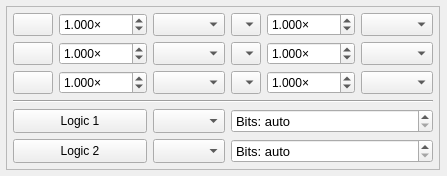
          <widget class="QWidget" name="Math">
           <attribute name="icon">
            <iconset resource="../../resources.qrc">
             <normaloff>:/images/icons/mathLogic.png</normaloff>:/images/icons/mathLogic.png</iconset>
           </attribute>
           <attribute name="title">
            <string/>
           </attribute>
           <layout class="QHBoxLayout" name="horizontalLayout_26" stretch="1,1000">
            <property name="leftMargin">
             <number>6</number>
            </property>
            <property name="topMargin">
             <number>6</number>
            </property>
            <property name="rightMargin">
             <number>6</number>
            </property>
            <property name="bottomMargin">
             <number>6</number>
            </property>
            <item>
             <widget class="QFrame" name="frame_13">
              <property name="frameShape">
               <enum>QFrame::StyledPanel</enum>
              </property>
              <property name="frameShadow">
               <enum>QFrame::Plain</enum>
              </property>
              <layout class="QVBoxLayout" name="verticalLayout_11">
               <property name="leftMargin">
                <number>6</number>
               </property>
               <property name="topMargin">
                <number>6</number>
               </property>
               <property name="rightMargin">
                <number>6</number>
               </property>
               <property name="bottomMargin">
                <number>6</number>
               </property>
               <item>
                <layout class="QGridLayout" name="gridLayout_10">
                 <item row="5" column="2">
                  <widget class="QComboBox" name="comboBoxLogic2">
                   <property name="sizePolicy">
                    <sizepolicy hsizetype="Preferred" vsizetype="Preferred">
                     <horstretch>0</horstretch>
                     <verstretch>0</verstretch>
                    </sizepolicy>
                   </property>
                   <property name="maxVisibleItems">
                    <number>1000</number>
                   </property>
                   <property name="sizeAdjustPolicy">
                    <enum>QComboBox::AdjustToContents</enum>
                   </property>
                  </widget>
                 </item>
                 <item row="4" column="3" colspan="3">
                  <widget class="QSpinBox" name="spinBoxLog1bits">
                   <property name="sizePolicy">
                    <sizepolicy hsizetype="Preferred" vsizetype="Preferred">
                     <horstretch>0</horstretch>
                     <verstretch>0</verstretch>
                    </sizepolicy>
                   </property>
                   <property name="font">
                    <font>
                     <pointsize>10</pointsize>
                    </font>
                   </property>
                   <property name="toolTip">
                    <string>&lt;html&gt;&lt;head/&gt;&lt;body&gt;&lt;p&gt;Number of bits shown (from least significant), auto means same as data type (for example 16 bits for U2).&lt;/p&gt;&lt;/body&gt;&lt;/html&gt;</string>
                   </property>
                   <property name="alignment">
                    <set>Qt::AlignLeading|Qt::AlignLeft|Qt::AlignVCenter</set>
                   </property>
                   <property name="specialValueText">
                    <string>Bits: auto</string>
                   </property>
                   <property name="suffix">
                    <string/>
                   </property>
                   <property name="prefix">
                    <string>Bits: </string>
                   </property>
                   <property name="maximum">
                    <number>32</number>
                   </property>
                  </widget>
                 </item>
                 <item row="5" column="0" colspan="2">
                  <widget class="QPushButton" name="pushButtonLog2">
                   <property name="sizePolicy">
                    <sizepolicy hsizetype="Preferred" vsizetype="Preferred">
                     <horstretch>0</horstretch>
                     <verstretch>0</verstretch>
                    </sizepolicy>
                   </property>
                   <property name="layoutDirection">
                    <enum>Qt::LeftToRight</enum>
                   </property>
                   <property name="text">
                    <string>Logic 2</string>
                   </property>
                   <property name="icon">
                    <iconset resource="../../resources.qrc">
                     <normaloff>:/images/icons/logicConvert.png</normaloff>:/images/icons/logicConvert.png</iconset>
                   </property>
                   <property name="iconSize">
                    <size>
                     <width>40</width>
                     <height>20</height>
                    </size>
                   </property>
                   <property name="checkable">
                    <bool>true</bool>
                   </property>
                  </widget>
                 </item>
                 <item row="2" column="0">
                  <widget class="QPushButton" name="pushButtonMath3">
                   <property name="sizePolicy">
                    <sizepolicy hsizetype="Preferred" vsizetype="Preferred">
                     <horstretch>0</horstretch>
                     <verstretch>0</verstretch>
                    </sizepolicy>
                   </property>
                   <property name="text">
                    <string/>
                   </property>
                   <property name="icon">
                    <iconset resource="../../resources.qrc">
                     <normaloff>:/images/icons/math.png</normaloff>:/images/icons/math.png</iconset>
                   </property>
                   <property name="checkable">
                    <bool>true</bool>
                   </property>
                  </widget>
                 </item>
                 <item row="2" column="3">
                  <widget class="QComboBox" name="comboBoxMath3Op">
                   <property name="sizePolicy">
                    <sizepolicy hsizetype="Preferred" vsizetype="Preferred">
                     <horstretch>0</horstretch>
                     <verstretch>0</verstretch>
                    </sizepolicy>
                   </property>
                   <property name="maximumSize">
                    <size>
                     <width>16777215</width>
                     <height>16777215</height>
                    </size>
                   </property>
                   <property name="currentText">
                    <string notr="true"/>
                   </property>
                   <property name="currentIndex">
                    <number>0</number>
                   </property>
                   <property name="sizeAdjustPolicy">
                    <enum>QComboBox::AdjustToContentsOnFirstShow</enum>
                   </property>
                   <property name="minimumContentsLength">
                    <number>0</number>
                   </property>
                   <item>
                    <property name="text">
                     <string/>
                    </property>
                    <property name="icon">
                     <iconset resource="../../resources.qrc">
                      <normaloff>:/images/icons/plus.png</normaloff>:/images/icons/plus.png</iconset>
                    </property>
                   </item>
                   <item>
                    <property name="text">
                     <string/>
                    </property>
                    <property name="icon">
                     <iconset resource="../../resources.qrc">
                      <normaloff>:/images/icons/minus.png</normaloff>:/images/icons/minus.png</iconset>
                    </property>
                   </item>
                   <item>
                    <property name="text">
                     <string/>
                    </property>
                    <property name="icon">
                     <iconset resource="../../resources.qrc">
                      <normaloff>:/images/icons/multiply.png</normaloff>:/images/icons/multiply.png</iconset>
                    </property>
                   </item>
                   <item>
                    <property name="text">
                     <string/>
                    </property>
                    <property name="icon">
                     <iconset resource="../../resources.qrc">
                      <normaloff>:/images/icons/divide.png</normaloff>:/images/icons/divide.png</iconset>
                    </property>
                   </item>
                  </widget>
                 </item>
                 <item row="5" column="3" colspan="3">
                  <widget class="QSpinBox" name="spinBoxLog2bits">
                   <property name="sizePolicy">
                    <sizepolicy hsizetype="Preferred" vsizetype="Preferred">
                     <horstretch>0</horstretch>
                     <verstretch>0</verstretch>
                    </sizepolicy>
                   </property>
                   <property name="font">
                    <font>
                     <pointsize>10</pointsize>
                    </font>
                   </property>
                   <property name="toolTip">
                    <string>&lt;html&gt;&lt;head/&gt;&lt;body&gt;&lt;p&gt;Number of bits shown (from least significant), auto means same as data type (for example 16 bits for U2).&lt;/p&gt;&lt;/body&gt;&lt;/html&gt;</string>
                   </property>
                   <property name="alignment">
                    <set>Qt::AlignLeading|Qt::AlignLeft|Qt::AlignVCenter</set>
                   </property>
                   <property name="specialValueText">
                    <string>Bits: auto</string>
                   </property>
                   <property name="suffix">
                    <string/>
                   </property>
                   <property name="prefix">
                    <string>Bits: </string>
                   </property>
                   <property name="maximum">
                    <number>32</number>
                   </property>
                  </widget>
                 </item>
                 <item row="0" column="0">
                  <widget class="QPushButton" name="pushButtonMath1">
                   <property name="sizePolicy">
                    <sizepolicy hsizetype="Preferred" vsizetype="Preferred">
                     <horstretch>0</horstretch>
                     <verstretch>0</verstretch>
                    </sizepolicy>
                   </property>
                   <property name="text">
                    <string/>
                   </property>
                   <property name="icon">
                    <iconset resource="../../resources.qrc">
                     <normaloff>:/images/icons/math.png</normaloff>:/images/icons/math.png</iconset>
                   </property>
                   <property name="checkable">
                    <bool>true</bool>
                   </property>
                  </widget>
                 </item>
                 <item row="0" column="2">
                  <widget class="QComboBox" name="comboBoxMathFirst1">
                   <property name="sizePolicy">
                    <sizepolicy hsizetype="Preferred" vsizetype="Preferred">
                     <horstretch>0</horstretch>
                     <verstretch>0</verstretch>
                    </sizepolicy>
                   </property>
                   <property name="maxVisibleItems">
                    <number>1000</number>
                   </property>
                   <property name="sizeAdjustPolicy">
                    <enum>QComboBox::AdjustToContents</enum>
                   </property>
                  </widget>
                 </item>
                 <item row="1" column="1">
                  <widget class="QDoubleSpinBox" name="doubleSpinBoxMathScalar1_2">
                   <property name="sizePolicy">
                    <sizepolicy hsizetype="Minimum" vsizetype="Preferred">
                     <horstretch>0</horstretch>
                     <verstretch>0</verstretch>
                    </sizepolicy>
                   </property>
                   <property name="suffix">
                    <string>×</string>
                   </property>
                   <property name="decimals">
                    <number>3</number>
                   </property>
                   <property name="minimum">
                    <double>-1000.000000000000000</double>
                   </property>
                   <property name="maximum">
                    <double>1000.000000000000000</double>
                   </property>
                   <property name="value">
                    <double>1.000000000000000</double>
                   </property>
                  </widget>
                 </item>
                 <item row="1" column="5">
                  <widget class="QComboBox" name="comboBoxMathSecond2">
                   <property name="sizePolicy">
                    <sizepolicy hsizetype="Preferred" vsizetype="Preferred">
                     <horstretch>0</horstretch>
                     <verstretch>0</verstretch>
                    </sizepolicy>
                   </property>
                   <property name="maxVisibleItems">
                    <number>1000</number>
                   </property>
                   <property name="sizeAdjustPolicy">
                    <enum>QComboBox::AdjustToContents</enum>
                   </property>
                  </widget>
                 </item>
                 <item row="2" column="5">
                  <widget class="QComboBox" name="comboBoxMathSecond3">
                   <property name="sizePolicy">
                    <sizepolicy hsizetype="Preferred" vsizetype="Preferred">
                     <horstretch>0</horstretch>
                     <verstretch>0</verstretch>
                    </sizepolicy>
                   </property>
                   <property name="maxVisibleItems">
                    <number>1000</number>
                   </property>
                   <property name="sizeAdjustPolicy">
                    <enum>QComboBox::AdjustToContents</enum>
                   </property>
                  </widget>
                 </item>
                 <item row="1" column="2">
                  <widget class="QComboBox" name="comboBoxMathFirst2">
                   <property name="sizePolicy">
                    <sizepolicy hsizetype="Preferred" vsizetype="Preferred">
                     <horstretch>0</horstretch>
                     <verstretch>0</verstretch>
                    </sizepolicy>
                   </property>
                   <property name="maxVisibleItems">
                    <number>1000</number>
                   </property>
                   <property name="sizeAdjustPolicy">
                    <enum>QComboBox::AdjustToContents</enum>
                   </property>
                  </widget>
                 </item>
                 <item row="3" column="0" colspan="6">
                  <widget class="Line" name="line_5">
                   <property name="frameShadow">
                    <enum>QFrame::Sunken</enum>
                   </property>
                   <property name="orientation">
                    <enum>Qt::Horizontal</enum>
                   </property>
                  </widget>
                 </item>
                 <item row="0" column="5">
                  <widget class="QComboBox" name="comboBoxMathSecond1">
                   <property name="sizePolicy">
                    <sizepolicy hsizetype="Preferred" vsizetype="Preferred">
                     <horstretch>0</horstretch>
                     <verstretch>0</verstretch>
                    </sizepolicy>
                   </property>
                   <property name="maxVisibleItems">
                    <number>1000</number>
                   </property>
                   <property name="sizeAdjustPolicy">
                    <enum>QComboBox::AdjustToContents</enum>
                   </property>
                  </widget>
                 </item>
                 <item row="2" column="2">
                  <widget class="QComboBox" name="comboBoxMathFirst3">
                   <property name="sizePolicy">
                    <sizepolicy hsizetype="Preferred" vsizetype="Preferred">
                     <horstretch>0</horstretch>
                     <verstretch>0</verstretch>
                    </sizepolicy>
                   </property>
                   <property name="maxVisibleItems">
                    <number>1000</number>
                   </property>
                   <property name="sizeAdjustPolicy">
                    <enum>QComboBox::AdjustToContents</enum>
                   </property>
                  </widget>
                 </item>
                 <item row="4" column="0" colspan="2">
                  <widget class="QPushButton" name="pushButtonLog1">
                   <property name="sizePolicy">
                    <sizepolicy hsizetype="Preferred" vsizetype="Preferred">
                     <horstretch>0</horstretch>
                     <verstretch>0</verstretch>
                    </sizepolicy>
                   </property>
                   <property name="layoutDirection">
                    <enum>Qt::LeftToRight</enum>
                   </property>
                   <property name="text">
                    <string>Logic 1</string>
                   </property>
                   <property name="icon">
                    <iconset resource="../../resources.qrc">
                     <normaloff>:/images/icons/logicConvert.png</normaloff>:/images/icons/logicConvert.png</iconset>
                   </property>
                   <property name="iconSize">
                    <size>
                     <width>40</width>
                     <height>20</height>
                    </size>
                   </property>
                   <property name="checkable">
                    <bool>true</bool>
                   </property>
                  </widget>
                 </item>
                 <item row="2" column="1">
                  <widget class="QDoubleSpinBox" name="doubleSpinBoxMathScalar1_3">
                   <property name="sizePolicy">
                    <sizepolicy hsizetype="Minimum" vsizetype="Preferred">
                     <horstretch>0</horstretch>
                     <verstretch>0</verstretch>
                    </sizepolicy>
                   </property>
                   <property name="suffix">
                    <string>×</string>
                   </property>
                   <property name="decimals">
                    <number>3</number>
                   </property>
                   <property name="minimum">
                    <double>-1000.000000000000000</double>
                   </property>
                   <property name="maximum">
                    <double>1000.000000000000000</double>
                   </property>
                   <property name="value">
                    <double>1.000000000000000</double>
                   </property>
                  </widget>
                 </item>
                 <item row="1" column="0">
                  <widget class="QPushButton" name="pushButtonMath2">
                   <property name="sizePolicy">
                    <sizepolicy hsizetype="Preferred" vsizetype="Preferred">
                     <horstretch>0</horstretch>
                     <verstretch>0</verstretch>
                    </sizepolicy>
                   </property>
                   <property name="text">
                    <string/>
                   </property>
                   <property name="icon">
                    <iconset resource="../../resources.qrc">
                     <normaloff>:/images/icons/math.png</normaloff>:/images/icons/math.png</iconset>
                   </property>
                   <property name="checkable">
                    <bool>true</bool>
                   </property>
                  </widget>
                 </item>
                 <item row="1" column="3">
                  <widget class="QComboBox" name="comboBoxMath2Op">
                   <property name="sizePolicy">
                    <sizepolicy hsizetype="Preferred" vsizetype="Preferred">
                     <horstretch>0</horstretch>
                     <verstretch>0</verstretch>
                    </sizepolicy>
                   </property>
                   <property name="maximumSize">
                    <size>
                     <width>16777215</width>
                     <height>16777215</height>
                    </size>
                   </property>
                   <property name="currentText">
                    <string notr="true"/>
                   </property>
                   <property name="currentIndex">
                    <number>0</number>
                   </property>
                   <property name="sizeAdjustPolicy">
                    <enum>QComboBox::AdjustToContentsOnFirstShow</enum>
                   </property>
                   <property name="minimumContentsLength">
                    <number>0</number>
                   </property>
                   <item>
                    <property name="text">
                     <string/>
                    </property>
                    <property name="icon">
                     <iconset resource="../../resources.qrc">
                      <normaloff>:/images/icons/plus.png</normaloff>:/images/icons/plus.png</iconset>
                    </property>
                   </item>
                   <item>
                    <property name="text">
                     <string/>
                    </property>
                    <property name="icon">
                     <iconset resource="../../resources.qrc">
                      <normaloff>:/images/icons/minus.png</normaloff>:/images/icons/minus.png</iconset>
                    </property>
                   </item>
                   <item>
                    <property name="text">
                     <string/>
                    </property>
                    <property name="icon">
                     <iconset resource="../../resources.qrc">
                      <normaloff>:/images/icons/multiply.png</normaloff>:/images/icons/multiply.png</iconset>
                    </property>
                   </item>
                   <item>
                    <property name="text">
                     <string/>
                    </property>
                    <property name="icon">
                     <iconset resource="../../resources.qrc">
                      <normaloff>:/images/icons/divide.png</normaloff>:/images/icons/divide.png</iconset>
                    </property>
                   </item>
                  </widget>
                 </item>
                 <item row="0" column="1">
                  <widget class="QDoubleSpinBox" name="doubleSpinBoxMathScalar1_1">
                   <property name="sizePolicy">
                    <sizepolicy hsizetype="Minimum" vsizetype="Preferred">
                     <horstretch>0</horstretch>
                     <verstretch>0</verstretch>
                    </sizepolicy>
                   </property>
                   <property name="suffix">
                    <string>×</string>
                   </property>
                   <property name="decimals">
                    <number>3</number>
                   </property>
                   <property name="minimum">
                    <double>-1000.000000000000000</double>
                   </property>
                   <property name="maximum">
                    <double>1000.000000000000000</double>
                   </property>
                   <property name="value">
                    <double>1.000000000000000</double>
                   </property>
                  </widget>
                 </item>
                 <item row="4" column="2">
                  <widget class="QComboBox" name="comboBoxLogic1">
                   <property name="sizePolicy">
                    <sizepolicy hsizetype="Preferred" vsizetype="Preferred">
                     <horstretch>0</horstretch>
                     <verstretch>0</verstretch>
                    </sizepolicy>
                   </property>
                   <property name="maxVisibleItems">
                    <number>1000</number>
                   </property>
                   <property name="sizeAdjustPolicy">
                    <enum>QComboBox::AdjustToContents</enum>
                   </property>
                  </widget>
                 </item>
                 <item row="0" column="3">
                  <widget class="QComboBox" name="comboBoxMath1Op">
                   <property name="sizePolicy">
                    <sizepolicy hsizetype="Preferred" vsizetype="Preferred">
                     <horstretch>0</horstretch>
                     <verstretch>0</verstretch>
                    </sizepolicy>
                   </property>
                   <property name="maximumSize">
                    <size>
                     <width>16777215</width>
                     <height>16777215</height>
                    </size>
                   </property>
                   <property name="currentText">
                    <string notr="true"/>
                   </property>
                   <property name="sizeAdjustPolicy">
                    <enum>QComboBox::AdjustToContentsOnFirstShow</enum>
                   </property>
                   <property name="minimumContentsLength">
                    <number>0</number>
                   </property>
                   <item>
                    <property name="text">
                     <string/>
                    </property>
                    <property name="icon">
                     <iconset resource="../../resources.qrc">
                      <normaloff>:/images/icons/plus.png</normaloff>:/images/icons/plus.png</iconset>
                    </property>
                   </item>
                   <item>
                    <property name="text">
                     <string/>
                    </property>
                    <property name="icon">
                     <iconset resource="../../resources.qrc">
                      <normaloff>:/images/icons/minus.png</normaloff>:/images/icons/minus.png</iconset>
                    </property>
                   </item>
                   <item>
                    <property name="text">
                     <string/>
                    </property>
                    <property name="icon">
                     <iconset resource="../../resources.qrc">
                      <normaloff>:/images/icons/multiply.png</normaloff>:/images/icons/multiply.png</iconset>
                    </property>
                   </item>
                   <item>
                    <property name="text">
                     <string/>
                    </property>
                    <property name="icon">
                     <iconset resource="../../resources.qrc">
                      <normaloff>:/images/icons/divide.png</normaloff>:/images/icons/divide.png</iconset>
                    </property>
                   </item>
                  </widget>
                 </item>
                 <item row="2" column="4">
                  <widget class="QDoubleSpinBox" name="doubleSpinBoxMathScalar2_3">
                   <property name="sizePolicy">
                    <sizepolicy hsizetype="Minimum" vsizetype="Preferred">
                     <horstretch>0</horstretch>
                     <verstretch>0</verstretch>
                    </sizepolicy>
                   </property>
                   <property name="suffix">
                    <string>×</string>
                   </property>
                   <property name="decimals">
                    <number>3</number>
                   </property>
                   <property name="minimum">
                    <double>-1000.000000000000000</double>
                   </property>
                   <property name="maximum">
                    <double>1000.000000000000000</double>
                   </property>
                   <property name="value">
                    <double>1.000000000000000</double>
                   </property>
                  </widget>
                 </item>
                 <item row="1" column="4">
                  <widget class="QDoubleSpinBox" name="doubleSpinBoxMathScalar2_2">
                   <property name="sizePolicy">
                    <sizepolicy hsizetype="Minimum" vsizetype="Preferred">
                     <horstretch>0</horstretch>
                     <verstretch>0</verstretch>
                    </sizepolicy>
                   </property>
                   <property name="suffix">
                    <string>×</string>
                   </property>
                   <property name="decimals">
                    <number>3</number>
                   </property>
                   <property name="minimum">
                    <double>-1000.000000000000000</double>
                   </property>
                   <property name="maximum">
                    <double>1000.000000000000000</double>
                   </property>
                   <property name="value">
                    <double>1.000000000000000</double>
                   </property>
                  </widget>
                 </item>
                 <item row="0" column="4">
                  <widget class="QDoubleSpinBox" name="doubleSpinBoxMathScalar2_1">
                   <property name="sizePolicy">
                    <sizepolicy hsizetype="Minimum" vsizetype="Preferred">
                     <horstretch>0</horstretch>
                     <verstretch>0</verstretch>
                    </sizepolicy>
                   </property>
                   <property name="suffix">
                    <string>×</string>
                   </property>
                   <property name="decimals">
                    <number>3</number>
                   </property>
                   <property name="minimum">
                    <double>-1000.000000000000000</double>
                   </property>
                   <property name="maximum">
                    <double>1000.000000000000000</double>
                   </property>
                   <property name="value">
                    <double>1.000000000000000</double>
                   </property>
                  </widget>
                 </item>
                </layout>
               </item>
              </layout>
             </widget>
            </item>
            <item>
             <spacer name="horizontalSpacer_10">
              <property name="orientation">
               <enum>Qt::Horizontal</enum>
              </property>
              <property name="sizeHint" stdset="0">
               <size>
                <width>1</width>
                <height>20</height>
               </size>
              </property>
             </spacer>
            </item>
           </layout>
          </widget>
